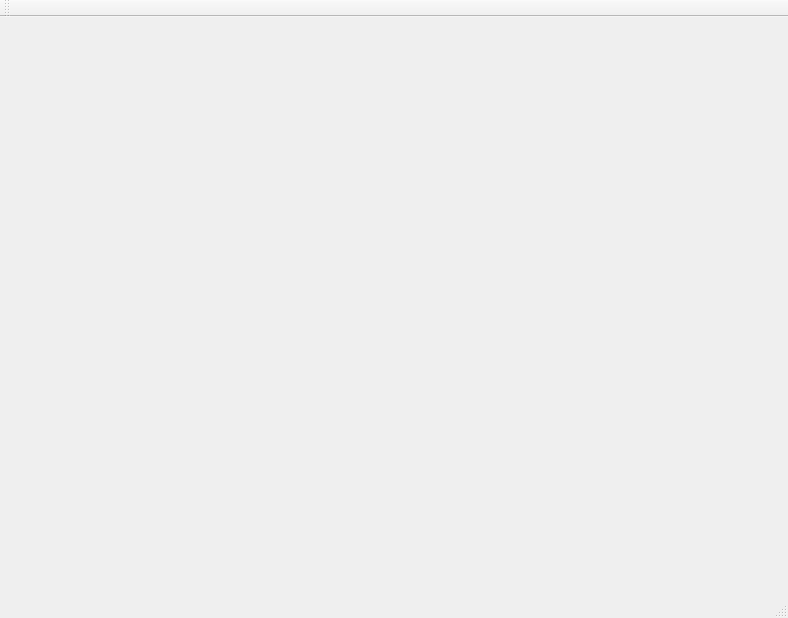
<?xml version="1.0" encoding="UTF-8"?>
<ui version="4.0">
 <class>MainWindow</class>
 <widget class="QMainWindow" name="MainWindow">
  <property name="geometry">
   <rect>
    <x>0</x>
    <y>0</y>
    <width>788</width>
    <height>618</height>
   </rect>
  </property>
  <property name="windowTitle">
   <string>MainWindow</string>
  </property>
  <widget class="QWidget" name="centralWidget">
   <widget class="QVTKWidget" name="qvtkWidget">
    <property name="geometry">
     <rect>
      <x>70</x>
      <y>70</y>
      <width>541</width>
      <height>311</height>
     </rect>
    </property>
   </widget>
  </widget>
  <widget class="QMenuBar" name="menuBar">
   <property name="geometry">
    <rect>
     <x>0</x>
     <y>0</y>
     <width>788</width>
     <height>22</height>
    </rect>
   </property>
  </widget>
  <widget class="QToolBar" name="mainToolBar">
   <attribute name="toolBarArea">
    <enum>TopToolBarArea</enum>
   </attribute>
   <attribute name="toolBarBreak">
    <bool>false</bool>
   </attribute>
  </widget>
  <widget class="QStatusBar" name="statusBar"/>
 </widget>
 <layoutdefault spacing="6" margin="11"/>
 <customwidgets>
  <customwidget>
   <class>QVTKWidget</class>
   <extends>QWidget</extends>
   <header>QVTKWidget.h</header>
  </customwidget>
 </customwidgets>
 <resources/>
 <connections/>
</ui>
